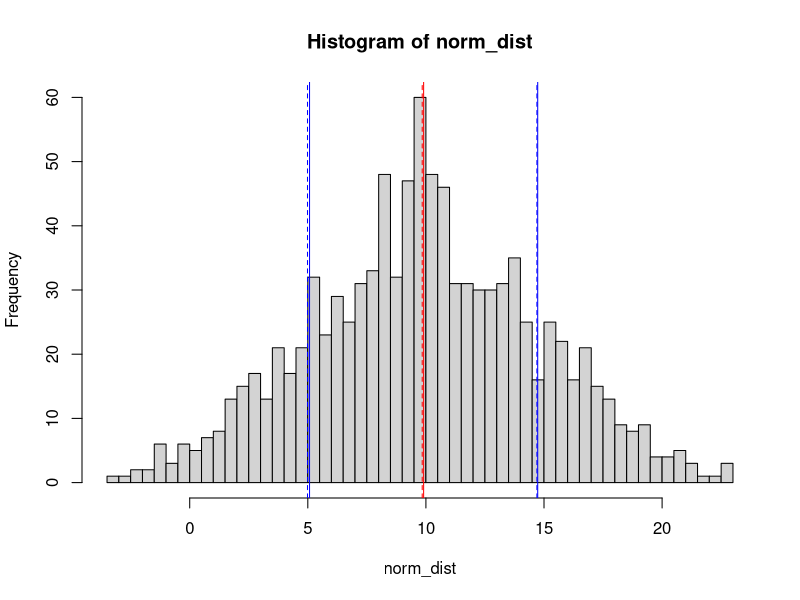
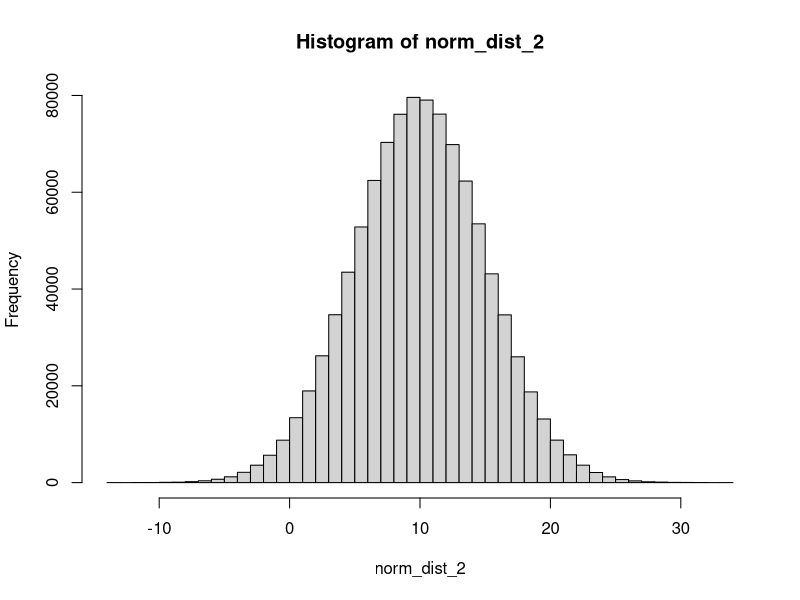
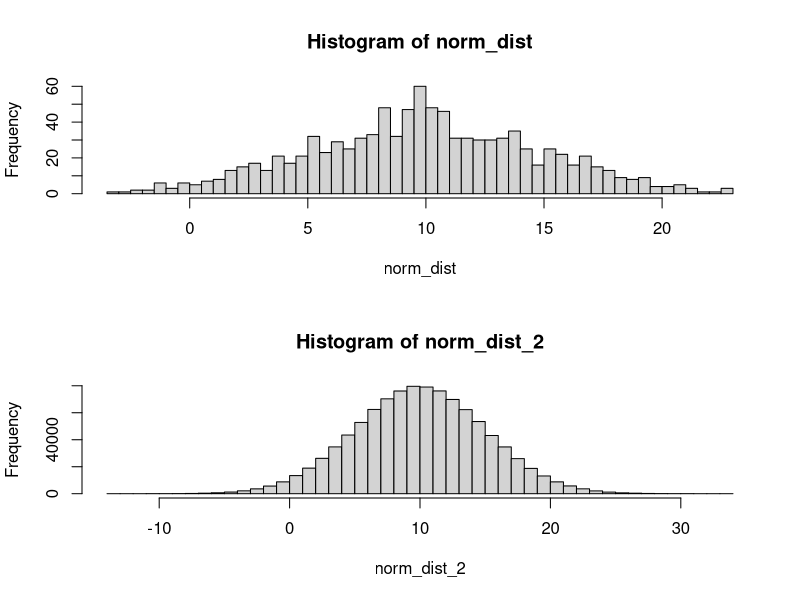

Here is the R script that generated these plots, in order:
###Distributions###

#Generate a vector of 1000 normally distributed values with mean 10 and standard deviation 5
norm_dist <- rnorm(1000, mean = 10, sd = 5)

?rnorm #access the help

#Inspect the output of the summary() function for that vector
summary(norm_dist)

#Compute the mean and standard deviation for those values
mean(norm_dist)
sd(norm_dist)

#Compute the deciles (i.e. 10 evenly spaced quantiles) for those values
quantile(norm_dist, probs = seq(0, 1, 0.1))

#Visualise the distribution of those values as a histogram
hist(norm_dist, breaks = 50)
#breaks tells us the number of bins
#later we will learn ggplot do to this

#Visualise as vertical lines on the histogram: 
#Don't need to re-generate the histogram, it will add on top of the current plot
#the mean (red solid), 
abline(v = mean(norm_dist), col = "red")
#median (red dashed), 
abline(v = median(norm_dist), col = "red", lty = 2)
#one standard deviation from the mean (blue solid), 
abline(v = mean(norm_dist) + sd(norm_dist), col = "blue")
abline(v = mean(norm_dist) - sd(norm_dist), col = "blue")
#one median absolute deviation from the median (blue dashed).
abline(v = median(norm_dist) + mad(norm_dist), col = "blue", lty = 2)
abline(v = median(norm_dist) - mad(norm_dist), col = "blue", lty = 2)
#This is the median of the difference between each value and the median
#good for finding outliers

#Generate a new vector with a lot more values (e.g., one million). 
#Draw again a histogram. 
#How does the distribution compare with more data points?
norm_dist_2 <- rnorm(1000000, mean = 10, sd = 5)
hist(norm_dist_2,  breaks =50)

#Visualise both histograms together in a plotting grid
par(mfrow = c(2, 1))
hist(norm_dist, breaks = 50)
hist(norm_dist_2,  breaks =50)
par(mfrow = c(1, 1))#set it back to original




